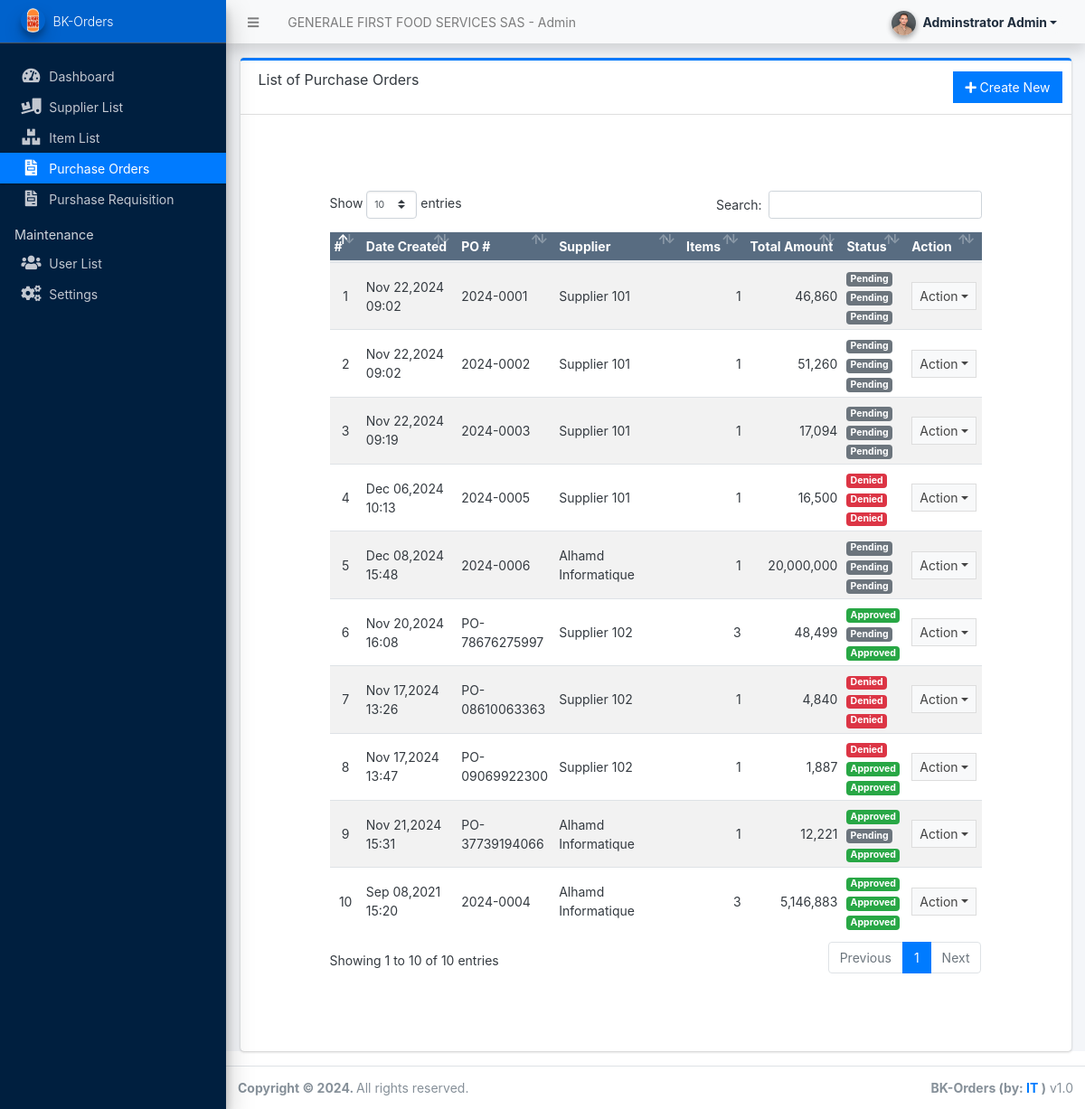
Page /admin/?page=purchase_orders (signed in) on the committed database.
### tables this page shows
CREATE TABLE `po_list` (
  `id` int(30) NOT NULL,
  `po_no` varchar(100) NOT NULL,
  `supplier_id` int(30) NOT NULL,
  `discount_percentage` float NOT NULL,
  `discount_amount` float NOT NULL,
  `tax_percentage` float NOT NULL,
  `tax_amount` float NOT NULL,
  `notes` text NOT NULL,
  `status` tinyint(1) NOT NULL DEFAULT 0 COMMENT '0=pending, 1= Approved, 2 = Denied',
  `date_created` datetime NOT NULL DEFAULT current_timestamp(),
  `date_updated` datetime DEFAULT NULL ON UPDATE current_timestamp(),
  `status_sales` tinyint(1) NOT NULL DEFAULT 0 COMMENT '0=pending, 1= Approved, 2 = Denied',
  `status_finance` tinyint(1) NOT NULL DEFAULT 0 COMMENT '0=pending, 1= Approved, 2 = Denied'
);

CREATE TABLE `supplier_list` (
  `id` int(30) NOT NULL,
  `name` varchar(250) NOT NULL,
  `address` text NOT NULL,
  `contact_person` text NOT NULL,
  `contact` varchar(50) NOT NULL,
  `email` varchar(150) NOT NULL,
  `status` tinyint(1) NOT NULL DEFAULT 1 COMMENT ' 0 = Inactive, 1 = Active',
  `date_created` datetime NOT NULL DEFAULT current_timestamp()
);

### admin/purchase_orders/index.php (the view, shortened to what this page needs)
<div class="card card-outline card-primary">
	<div class="card-header">
		<h3 class="card-title">List of Purchase Orders</h3>
		<div class="card-tools">
			<a href="?page=purchase_orders/manage_po" class="btn btn-flat btn-primary"><span class="fas fa-plus"></span>  Create New</a>
		</div>
	</div>
	<div class="card-body">
		<div class="container-fluid">
        <div class="container-fluid">
			<table class="table table-hover table-striped">
				<colgroup>
					<col width="5%">
					<col width="15%">
					<col width="15%">
					<col width="20%">
					<col width="10%">
					<col width="15%">
					<col width="10%">
					<col width="10%">
				</colgroup>
				<thead>
					<tr class="bg-navy disabled">
						<th>#</th>
						<th>Date Created</th>
						<th>PO #</th>
						<th>Supplier</th>
						<th>Items</th>
						<th>Total Amount</th>
						<th>Status</th>
						<th>Action</th>
					</tr>
				</thead>
				<tbody>
					<?php
					$i = 1;
						$qry = $conn->query("SELECT po.*, s.name as sname FROM `po_list` po inner join `supplier_list` s on po.supplier_id = s.id order by unix_timestamp(po.date_updated)");
						while($row = $qry->fetch_assoc()):
							$row['item_count'] = $conn->query("SELECT * FROM order_items where po_id = '{$row['id']}'")->num_rows;
							$row['total_amount'] = $conn->query("SELECT sum(quantity * unit_price) as total FROM order_items where po_id = '{$row['id']}'")->fetch_array()['total'];
					?>
						<tr>
							<td class="text-center"><?php echo $i++; ?></td>
							<td class=""><?php echo date("M d,Y H:i",strtotime($row['date_created'])) ; ?></td>
							<td class=""><?php echo $row['po_no'] ?></td>
							<td class=""><?php echo $row['sname'] ?></td>
							<td class="text-right"><?php echo number_format($row['item_count']) ?></td>
							<td class="text-right"><?php echo number_format($row['total_amount']) ?></td>
							<td>
								<?php
									switch ($row['status_sales']) {
										case '1':
											echo '<span class="badge badge-success">Approved</span>';
											break;
										case '2':
											echo '<span class="badge badge-danger">Denied</span>';
											break;
										default:
											echo '<span class="badge badge-secondary">Pending</span>';
											break;
									}
								?>
								<?php
									switch ($row['status_finance']) {
										case '1':
											echo '<span class="badge badge-success">Approved</span>';
											break;
										case '2':
											echo '<span class="badge badge-danger">Denied</span>';
											break;
										default:
											echo '<span class="badge badge-secondary">Pending</span>';
											break;
									}
								?>
								<?php
									switch ($row['status']) {
										case '1':
											echo '<span class="badge badge-success">Approved</span>';
											break;
										case '2':
											echo '<span class="badge badge-danger">Denied</span>';
											break;
										default:
											echo '<span class="badge badge-secondary">Pending</span>';
											break;
									}
								?>
							</td>
							<td align="center">
								 <button type="button" class="btn btn-flat btn-default btn-sm dropdown-toggle dropdown-icon" data-toggle="dropdown">
				                  		Action
				                  </button>
							</td>
						</tr>
					<?php endwhile; ?>
				</tbody>
			</table>
		</div>
		</div>
	</div>
</div>

### rows in the picture
po_list: date_created "Nov 22,2024 09:02", po_no "2024-0001", supplier.name "Supplier 101", supplier "1", total_amount "46,860", status_sales "Pending", status_finance "Pending", status "Pending"
po_list: date_created "Nov 22,2024 09:02", po_no "2024-0002", supplier.name "Supplier 101", supplier "1", total_amount "51,260", status_sales "Pending", status_finance "Pending", status "Pending"
po_list: date_created "Nov 22,2024 09:19", po_no "2024-0003", supplier.name "Supplier 101", supplier "1", total_amount "17,094", status_sales "Pending", status_finance "Pending", status "Pending"
po_list: date_created "Dec 06,2024 10:13", po_no "2024-0005", supplier.name "Supplier 101", supplier "1", total_amount "16,500", status_sales "Denied", status_finance "Denied", status "Denied"
po_list: date_created "Dec 08,2024 15:48", po_no "2024-0006", supplier.name "Alhamd Informatique", item_count "1", total_amount "20,000,000", status_sales "Pending", status_finance "Pending", status "Pending"
po_list: date_created "Nov 20,2024 16:08", po_no "PO-78676275997", supplier.name "Supplier 102", item_count "3", total_amount "48,499", status_sales "Approved", status_finance "Pending", status "Approved"
po_list: date_created "Nov 17,2024 13:26", po_no "PO-08610063363", supplier.name "Supplier 102", item_count "1", total_amount "4,840", status_sales "Denied", status_finance "Denied", status "Denied"
po_list: date_created "Nov 17,2024 13:47", po_no "PO-09069922300", supplier.name "Supplier 102", item_count "1", total_amount "1,887", status_sales "Denied", status_finance "Approved", status "Approved"
po_list: date_created "Nov 21,2024 15:31", po_no "PO-37739194066", supplier.name "Alhamd Informatique", item_count "1", total_amount "12,221", status_sales "Approved", status_finance "Pending", status "Approved"
po_list: date_created "Sep 08,2021 15:20", po_no "2024-0004", supplier.name "Alhamd Informatique", item_count "3", total_amount "5,146,883", status_sales "Approved", status_finance "Approved", status "Approved"

### other values in the picture
$_settings->info('name') "GENERALE FIRST FOOD SERVICES SAS"
$_settings->userdata('firstname').' '.$_settings->userdata('lastname') "Adminstrator Admin"
$_settings->info('short_name') "BK-Orders"
